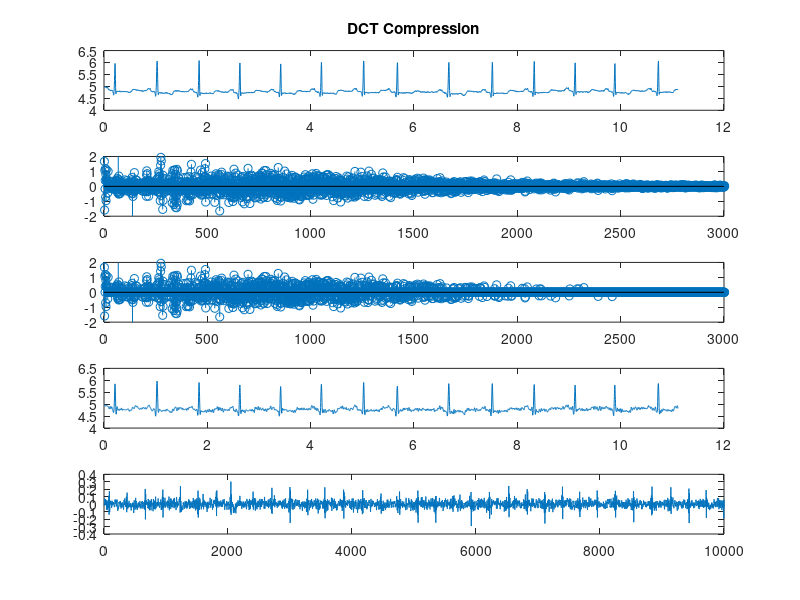
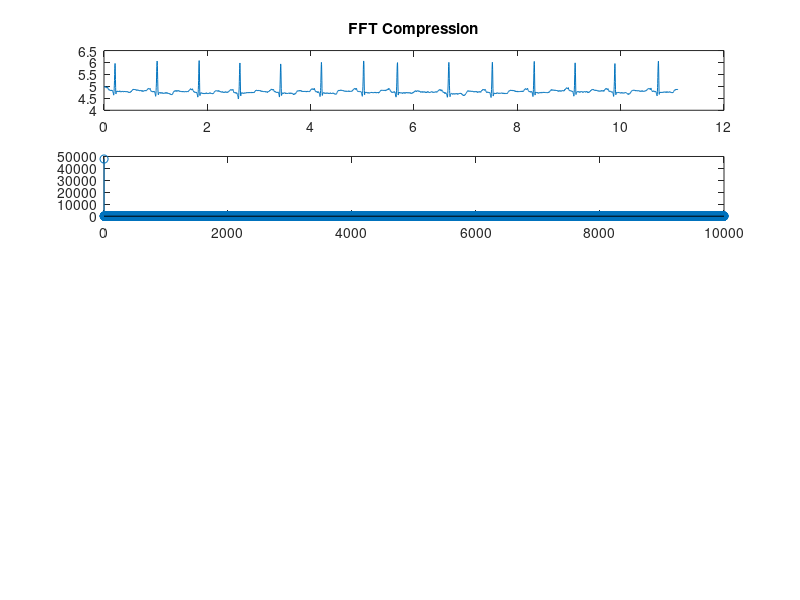

MATLAB code for these plots, in order: (Note: this script raises an error after producing the figures.)

%%%%%%%%%%%%%%%%%%%%%%%%%%%%%%%%%%%%%%%%%%%%%%%%%%%%%%%%%%
%Isfahan University
%Mehdi Nasri
%june 2003
%%%%%%%%%%%%%%%%%%%%%%%%%%%%%%%%%%%%%%%%%%%%%%%%%%%%%%%%%%
beep,beep,clear,clc,close all
disp('DSP Project ');
str=datestr(now,'dd-mmm-yyyy HH:MM:SS',0);
disp(str);
disp('Executing program .... ');
count=3000;
load X_100.MAT ;%The ECG data MAT file
END=length(sig);
x=sig(1:end,1);     %Time   
y=sig(1:end,2);     %ECG data #1
z=sig(1:end,3);      %ECG data #2
dlmwrite('OriginalSignal.txt',y);

count=4000;
y2=y ;%temp variable
temp=y;
disp('%%%%%%%%%%%%%%%%%%%%%%%%%%%%%%%%%%%%%%%%%%%%%%%%%%%%')
TS=x(2)-x(1),Freq=1/TS,
%%%%%%%%%%%%%%%%%%%%%%%%%%%%%%%%%%%%%%%%%%%%%%%%%%%%%%%%%%%%%%%%%%%%%%%%%%%%%%%%%%%%%%%
%%%%%%%%%%%%%%%%%%%%%%%%%%%%%%%%%%%%%%%%%%%%%%%%%%%%%%%%%%%%%%%%%%%%%%%%%%%%%%%%%%%%%%%%
%DCT Compression
%
disp('%%%%%%%%%%%%%%%%%%%%%%%%%%%%%%%%%%%%%%%%%%%%%%%%%%%%')
disp('DCT Compression');
scrsz = get(0,'ScreenSize');
figure('MenuBar','none','Name','DCT Compression '...
    ,'NumberTitle','off','Position',[1 1 800 600])
subplot(5,1,1),plot(x(1:count),y(1:count)),axis([0 12 4 6.5]) ,title('DCT Compression');       %Plot base ECG signal 
dcty=dct(y);       %Discrete Cosin Transform of ECG   
dlmwrite('DCT_SIGNAL.txt',dcty);

subplot(5,1,2),stem(dcty)  ,  axis([0 3000 -2 2]) ;    %Plot DCT
%%%%%%%%%%%%%%%%%%%%%%%%%%%%%%%%%%%%%%%%%%%%%%%%%%%%%%%%%%%%%%%%%%%%%%
counterB_DCT=0;
for index=1:1:END
    if (dcty(index)~=0)
        counterB_DCT=counterB_DCT+1;
    end
end
%%%%%%%%%%%%%%%%%%%%%%%%%%%%%%%%%%% Compression %%%%%%%%%%%%%%%%%%%%%%%%%%%%%%%%%%%
dcty1=dcty;

for index = 1:1:END
    if (dcty(index)<.22)&(dcty(index)>-0.22)
        dcty1(index)=0;
    end
end
%%%%%%%%%%%%%%%%%%%%%%%%%%%%%%%%%%%%%%%%%%%%%%%%%%%%%%%%%%%%%%%%%%%%%%
counterA_DCT=0;
for index1=1:1:END
    if (dcty1(index1)~=0)
        counterA_DCT=counterA_DCT+1;     
    end
end
%%%%%%%%%%%%%%%%%%%%%%%%%%%%%%%%%%%%%%%%%%%%%%%%%%%%%%%%%%%%%%%%%%%%%%

%CounterA:Data Not ZERO after Compression
%CounterB:Data Not ZERO befor Compression
%CounterA-CounterB :Data set to Zero in COmpression Process

%CompRatio_DCT=( (counterB_DCT-counterA_DCT)/counterB_DCT)*100
subplot(5,1,3),stem(dcty1), axis([0 3000 -2 2]);  

aftercomp_DCT=idct(dcty1);
dlmwrite('DCTCompressionSignal.txt',dcty1);
dlmwrite('AfterDCTCompressionSignal.txt',aftercomp_DCT);


subplot(5,1,4),plot(x(1:count),aftercomp_DCT(1:count)),axis([0 12 4 6.5]),

error_DCT=y-aftercomp_DCT;

PRD_DCT=sqrt(sum(error_DCT.^2)/sum(y.^2))*100
subplot(5,1,5),plot(error_DCT),pause(5)
%%%%%%%%%%%%%%%%%%%%%%%%%%%%%%%%%%%%%%%%%%%%%%%%%%%%%%%%%%%%%%%%%%%%%%%%%%%%%%%%%%%%%%%%%%
%%%%%%%%%%%%%%%%%%%%%%%%%%%%%%%%%%%%%%%%%%%%%%%%%%%%%%%%%%%%%%%%%%%%%%%%%%%%%%%%%%%%%%%%%
%FFT Comperession 
disp('%%%%%%%%%%%%%%%%%%%%%%%%%%%%%%%%%%%%%%%%%%%%%%%%%%%')
disp('FFT Compression .');
figure('MenuBar','none','Name','FFT Compression '...
    ,'NumberTitle','off','Position',[1 1 800 600])
subplot(5,1,1),plot(x(1:count),y(1:count)),axis([0 12 4 6.5]),title('FFT Compression');        %Plot base ECG signal 
ffty=fft(y);     %FFT Transform of ECG   
dlmwrite('fourierTransformedSignal.txt',ffty);

subplot(5,1,2),stem(abs(ffty))  ,   %Plot Absolute of FFT
%%%%%%%%%%%%%%%%%%%%%%%%%%%%%%%%%%%%%%%%%%%%%%%%%%%%%%%%%%%%%%%%%%%%%%
counterB_FFT=0;
for index=1:1:END
    if (ffty(index)~=0)
        counterB_FFT=counterB_FFT+1;
    end
end
%%%%%%%%%%%%%%%%%%%%%%%%%%%%%%%%%%%%%%%%%%%%%%%%%%%%%%%%%%%%%%%%%%%%%%
ffty1=ffty;
for index = 1:1:length(Sig)
    if (abs(ffty(index))<threshold)&(abs(ffty(index))>-threshold)
        ffty1(index)=0;
    end
end
%%%%%%%%%%%%%%%%%%%%%%%%%%%%%%%%%%%%%%%%%%%%%%%%%%%%%%%%%%%%%%%%%%%%%%
counterA_FFT=0;
for index1=1:1:END
    if (ffty1(index1)~=0)
        counterA_FFT=counterA_FFT+1;     
    end
end
%%%%%%%%%%%%%%%%%%%%%%%%%%%%%%%%%%%%%%%%%%%%%%%%%%%%%%%%%%%%%%%%%%%%%%
dlmwrite('FFTCompressionSignal.txt',ffty1);

%CounterA:Data Not ZERO after Compression
%CounterB:Data Not ZERO befor Compression
%CounterA-CounterB :Data set to Zero in COmpression Process

CompRatio_FFT=((counterB_FFT-counterA_FFT)/counterB_FFT)*100
subplot(5,1,3),stem(ffty1);   

aftercomp_FFT=ifft(ffty1);
dlmwrite('AfterFFTCompressionSignal.txt',aftercomp_FFT);


subplot(5,1,4),plot(x(1:count),abs(aftercomp_FFT(1:count))),axis([0 12 4 6.5]),

error_FFT=y-aftercomp_FFT;

PRD_FFT=sqrt(abs(sum(error_FFT.^2)/sum(y.^2)))*100
subplot(5,1,5),plot(abs(error_FFT)),axis([0 1000 -0.5 0.5]),pause(5)
%%%%%%%%%%%%%%%%%%%%%%%%%%%%%%%%%%%%%%%%%%%%%%%%%%%%%%%%%%%%%%%%%%%%%%%%%%%%%%%%%%%%%%%%%%%%%%
%%%%%%%%%%%%%%%%%%%%%%%%%%%%%%%%%%%%%%%%%%%%%%%%%%%%%%%%%%%%%%%%%%%%%%%%%%%%%%%%%%%%%%%%%%%%%%
%DST Compression
disp('%%%%%%%%%%%%%%%%%%%%%%%%%%%%%%%%%%%%%%%%%%%%%%%%%%%%')
disp('DST Compression .')
figure('MenuBar','none','Name','DST Compression '...
    ,'NumberTitle','off','Position',[1 1 800 600]),beep
subplot(5,1,1),plot(x(1:count),y(1:count)),axis([0 12 4 6.5]),title('DST Compression');         %Plot base ECG signal 
dsty=dst(y);       %Discrete Sin Transform of ECG   
subplot(5,1,2),stem(dsty)  ,%  axis([0 3000 -2 2]);    %Plot DST
%%%%%%%%%%%%%%%%%%%%%%%%%%%%%%%%%%%%%%%%%%%%%%%%%%%%%%%%%%%%%%%%%%%%%%
counterB_DST=0;
for index=1:1:END
    if (dsty(index)~=0)
        counterB_DST=counterB_DST+1;
    end
end
%%%%%%%%%%%%%%%%%%%%%%%%%%%%%%%%%%%%%%%%%%%%%%%%%%%%%%%%%%%%%%%%%%%%%%
dsty1=dsty;
for index = 1:1:END
    if (dsty(index)<15)&(dsty(index)>-15)
        dsty1(index)=0;
    end
end
%%%%%%%%%%%%%%%%%%%%%%%%%%%%%%%%%%%%%%%%%%%%%%%%%%%%%%%%%%%%%%%%%%%%%%
counterA_DST=0;
for index1=1:1:END
    if (dsty1(index1)~=0)
        counterA_DST=counterA_DST+1;     
    end
end
%%%%%%%%%%%%%%%%%%%%%%%%%%%%%%%%%%%%%%%%%%%%%%%%%%%%%%%%%%%%%%%%%%%%%%

%CounterA:Data Not ZERO after Compression
%CounterB:Data Not ZERO befor Compression
%CounterA-CounterB :Data set to Zero in COmpression Process

CompRatio_DST=((counterB_DST-counterA_DST)/counterB_DST)*100
subplot(5,1,3),stem(dsty1);% axis([0 3000 -2 2]);  

aftercomp_DST=idst(dsty1);

subplot(5,1,4),plot(x(1:count),aftercomp_DST(1:count)),axis([0 12 4 6.5]),

error_DST=y-aftercomp_DST;

PRD_DST=sqrt(sum(error_DST.^2)/sum(y.^2))*100
subplot(5,1,5),plot(error_DST),axis([0 1000 -0.5 0.5]),pause(5)
%%%%%%%%%%%%%%%%%%%%%%%%%%%%%%%%%%%%%%%%%%%%%%%%%%%%%%%%%%%%%%%%%%%%%%%%%%%%
%%%%%%%%%%%%%%%%%%%%%%%%%%%%%%%%%%%%%%%%%%%%%%%%%%%%%%%%%%%%%%%%%%%%%%%%%%%%%
%%%%%%%%%%%%%%%%%%%%%%%%%%%%%%%%%%%%%%%%%%%%%%%%%%%%%%%%%%%%%%%%%%%%%%%%%%%%%
% figure,stem(x(1:400),y(1:400)),axis([0 1.1 4.4 6.2]),grid
% figure,stem(x,y)
% figure,plot(x(1:count),z(1:count)),grid
disp('%%%%%%%%%%%%%%%%%%%%%%%%%%%%%%%%%%%%%%%%%%%%%%%%%%%%');
disp('DCT2 Compression.....');
%%%%%%%%%%%%%%%%%%%%%%%%%%%%%%%%%%%%%%%%%%%%%%%%%%%%%
% R finding...
for i=1:1:100
    [c n]=max(temp);
    if (c>5.2)
    R(i,1)=c;
    R(i,2)=n;
    end
    for j=-10:1:10
    if (n>10)
        temp((n+j),1)=0;
    else
        temp((n+round(j/2)+5),1)=0;
    end
   end
end
clear temp;
M=R(1:end,2);
m=sort(M,1);
n=[m x(m) y(m)];%n is the matrix of [index of R's ,Time of R's ,Length of R's]
% figure,stem(n(1:end,2),n(1:end,3)),grid,axis([0 30 4.4 6.2])
[Number_Pulse q]=size(n);Number_Pulse

%%%%%%%%%%%%%%%%%%%%%%%%%%%%%%%%%%%%%%%%%%%%%%%%%%%%%%%
%calculating Average ...

for(i=1:1:length(n)-1)
    t(i)=n(i+1)-n(i);
end
N=round(mean(t));
T=N*TS
disp('Number of Samples Between 2 Pulse: '),disp(N)
r=n(1:end,3);
R=round(mean(r))
%%%%%%%%%%%%%%%%%%%%%%%%%%%%%%%%%%%%%%%%%%%%%%%%%%%%%%%
t(Number_Pulse)=END-sum(t);
MAX=max(t);

%%%%%%%%%%%%%%%%%%%%%%%%%%%%%%%%%%%%%%%%%%%%%%%%%%%%%%%%%%
%Me :A Matrix that contains individual pulses in each row

%Pulse Sepration...

  for i=1:1:Number_Pulse
          for j=1:1:t(i)
              if i~=1 
                Me(i,j)=y(j+sum(t(1:i-1)));
              else
                Me(i,j)=y(j);
              end
      
          end
  end
%%%%%%%%%%%%%%%%%%%%%%%%%%%%%%%%%%%%%%%%%%%%%%%%%%%%%%%%
%Normalization...
%P :A Matrix that contains length Normalized  pulses in each row
for i=1:1:Number_Pulse
    K=resample(Me(i,1:t(i)),N,t(i));
    P(i,1:length(K))=K;
end
%%%%%%%%%%%%%%%%%%%%%%%%%%%%%%%%%%%%%%%%%%%%%%%%%%%%%%%%
%Initialization...
for i=1:1:Number_Pulse
    for j=1:1:N
        Pulse(i,j)=0;
        Pulse2(i,j)=0;
    end
end
%%%%%%%%%%%%%%%%%%%%%%%%%%%%%%%%%%%%%%%%%%%%%%%%%%%%%%%%%%
%Normalization...
%pulse :A Matrix that contains both length and Amplitude  Normalized  pulses in each row
for i=1:1:Number_Pulse
    Pulse(i,1:end)=P(i,1:end)/n(i,3);
end
%%%%%%%%%%%%%%%%%%%%%%%%%%%%%%%%%%%%%%%%%%%%%%%%%%%%%%%%%%%
%Compression.....
figure('MenuBar','none','Name','DCT2 Compression #1'...
    ,'NumberTitle','off','Position',[1 1 800 600]),beep,
subplot(2,1,1),imshow(Pulse),title('DCT2 Compression'),colorbar,title('Before Compression');
JB = dct2(Pulse);
JN=JB;
%figure,imshow(JB),colorbar;
for i=1:1:Number_Pulse
    for j=1:1:N
        if ( (JN(i,j)<0.045) & (JN(i,j)>-0.045) ) JN(i,j)=0;
        end
    end
end
iJ = idct2(JN);
 subplot(2,1,2),imshow(iJ),colorbar,title('After Compression'),pause(5)
 %%%%%%%%%%%%%%%%%%%%%%%%%%%%%%%%%%%%%%%%%%%%%%%%%%%%%%%
 CountDCT2=0;
 for i=1:1:Number_Pulse
     for j=1:1:N
         if (JN(i,j)==0) CountDCT2=CountDCT2+1;
         end
     end
 end
%%%%%%%%%%%%%%%%%%%%%%%%%%%%%%%%%%%%%%%%%%%%%%%%%%%%%%%#####
%Pulse Reconstruction....

for i=1:1:Number_Pulse
    Pulse2(i,1:end)=iJ(i,1:end)*n(i,3);
end
%%%%%%%%%%%%%%%%%%%%%%%%%%%%%%%%%%%%%%%%%%%%%%%%%%%%%%%%%%%%
for i=1:1:Number_Pulse
    K2=resample(Pulse2(i,1:end),t(i),N);
    P2(i,1:length(K2))=K2;
end

%%%%%%%%%%%%%%%%%%%%%%%%%%%%%%%%%%%%%%%%%%%%%%%%%%%%%%%%%%%
for (i=1:1:Number_Pulse)
    for (j=1:1:t(i))
        if(i~=1)  Rec_Pulse(j+sum(t(1:i-1)))=P2(i,j) ;
         else  Rec_Pulse(j)=P2(i,j) ;
         end
            
    end
end
Rec_Pulse=Rec_Pulse';
%%%%%%%%%%%%%%%%%%%%%%%%%%%%%%%%%%%%%%%%%%%%%%%%%%%%%%%%%%%%

figure('MenuBar','none','Name','DCT2 Compression #2'...
    ,'NumberTitle','off','Position',[1 1 800 600])
subplot(3,1,1),plot(y),axis([0 10000 4 6.5]),title('DCT2 Compression '),
subplot(3,1,2),plot(Rec_Pulse),axis([0 10000 4 6.5])
% for i=1:1:END
% error_DCT2(i,1)=y(i)-Rec_Pulse(i);
% end
error_DCT2=y-Rec_Pulse;
CompRatio=(CountDCT2/END)*100

PRD_DCT2=sqrt(sum(error_DCT2.^2)/sum(y.^2))*100

subplot(3,1,3),plot(error_DCT2),axis([0 10000 -0.5 0.5]),

disp('%%%%%%%%%%%%%%%%%%%%%%%%%%%%%%%%%%%%%%%%%%%%%%%%%%%%')

%%%%%%%%%%%%%%%%%%%%%%%%%%%%%%%%%%%%%%%%%%%%%%%%%%%%%%%%%%%%%%%%%%%%%%%%%%%%%%%%%5
% close all
% figure,plot(x(1:count),y(1:count)),grid
% figure,plot(x(1:count),z(1:count)),grid
% %R finding...
% for i=1:1:100
%     [c i]=max(y);
%     R(i,1)=c,R(i,2)=i;
%     

%%%%%%%%%%%%%%%%%%%%%%%%%%%%%%%%%%%%%%%%%%%%%%%%%%%%%%%%%%%%%%%%%%%%%%%%%%%%%%%%%
%pause(10),
disp('%%%%%%%%%%%%%%%%%%%%%%%%%%%%%%%%%%%%%%%%%%%%%%%')
disp('End of program ....')
str=datestr(now,'dd-mmm-yyyy HH:MM:SS',0);
disp(str);
%pause(10);close all,beep,pause(1),beep;pause(1),beep;